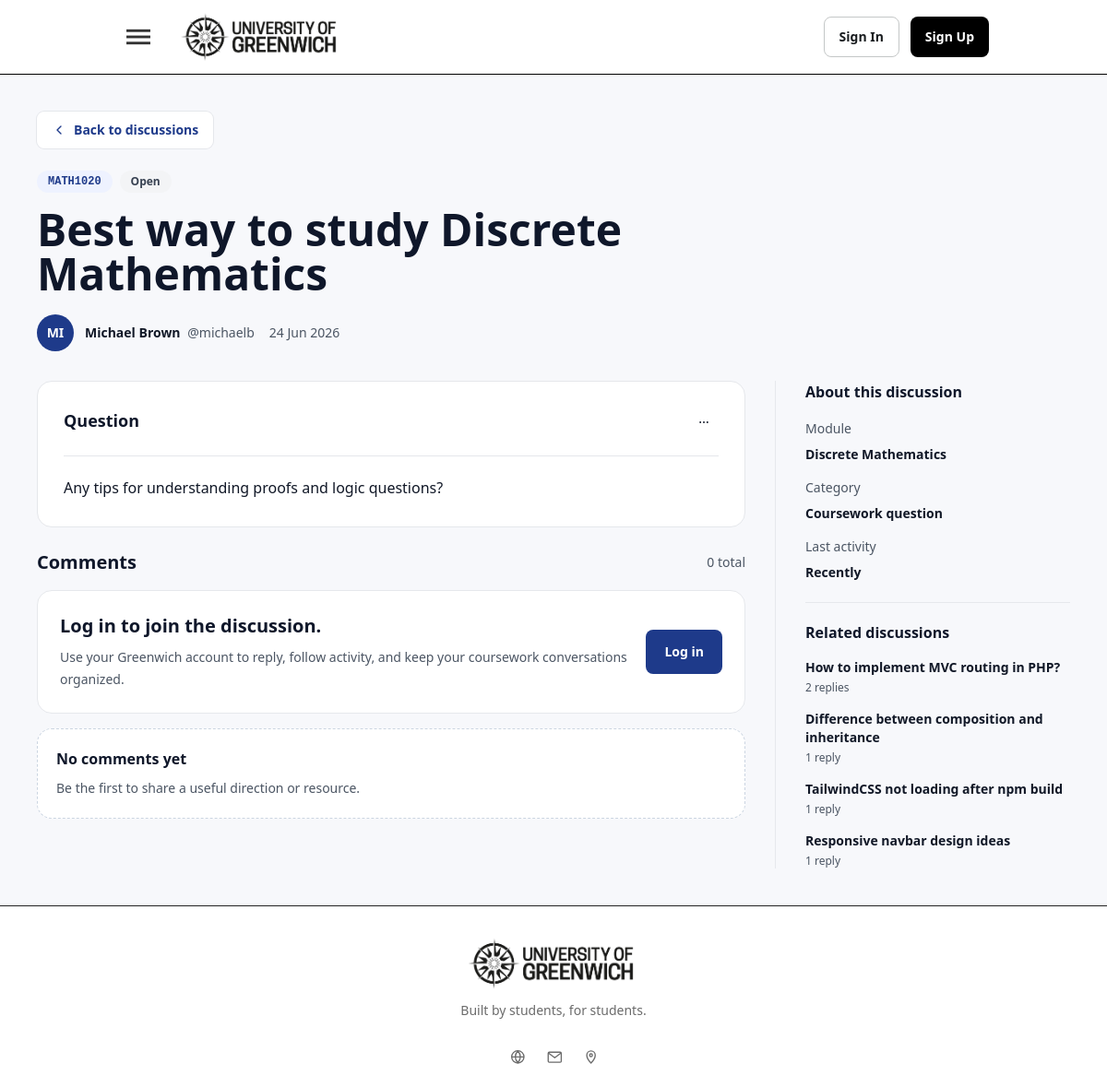
The page /discussions/4/best-way-to-study-discrete-mathematics on the database as committed earlier.
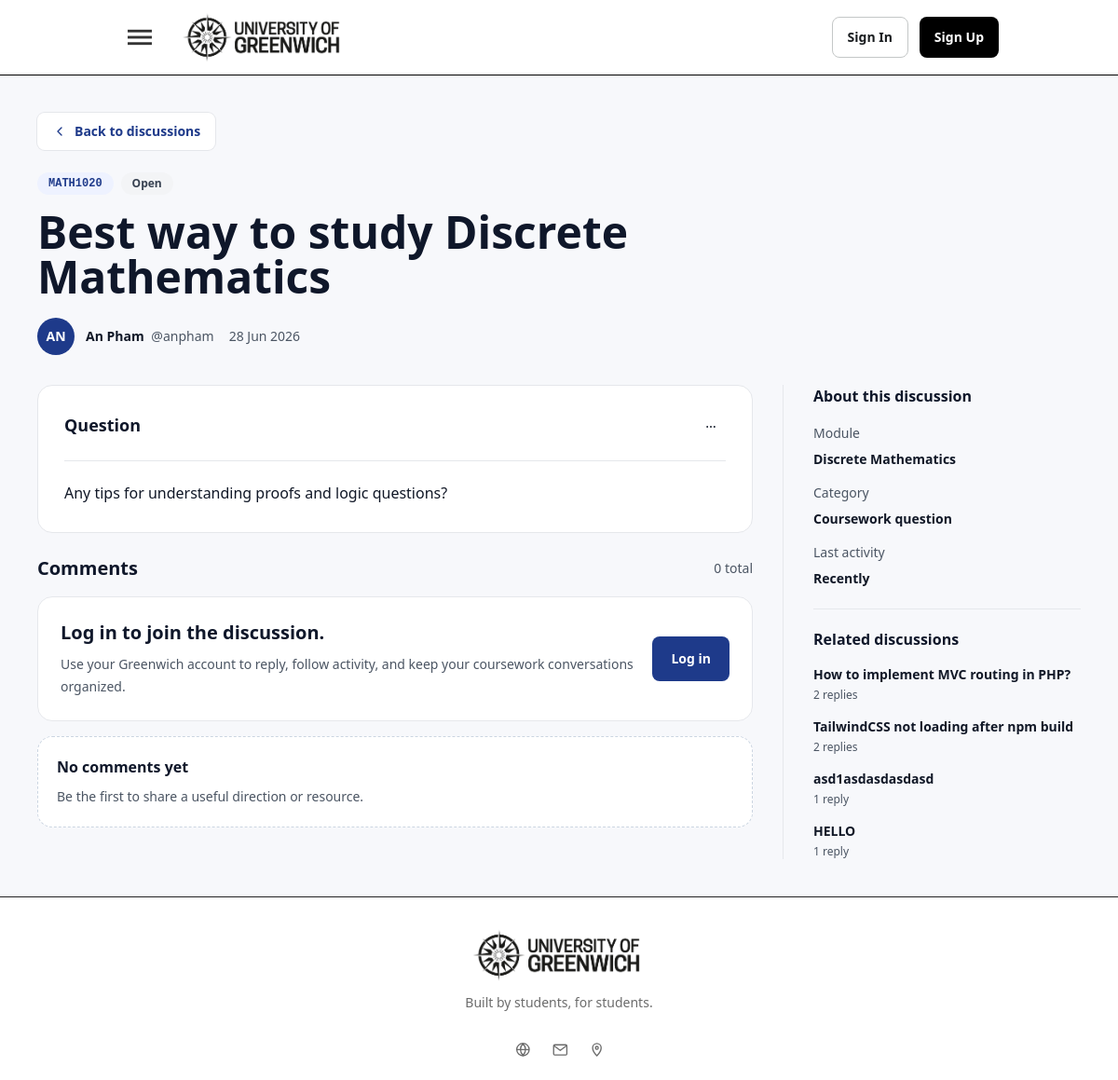
The same page on the database as committed later.
### tables this page shows
CREATE TABLE `posts` (
  `id` int(11) NOT NULL AUTO_INCREMENT,
  `title` varchar(255) NOT NULL,
  `slug` varchar(255) DEFAULT NULL,
  `content` text NOT NULL,
  `status` enum('open','solved') DEFAULT 'open',
  `view_count` int(11) NOT NULL DEFAULT 0,
  `user_id` int(11) NOT NULL,
  `module_id` int(11) NOT NULL,
  `created_at` timestamp NOT NULL DEFAULT current_timestamp(),
  `updated_at` timestamp NULL DEFAULT NULL,
  `deleted_at` timestamp NULL DEFAULT NULL,
  PRIMARY KEY (`id`),
  UNIQUE KEY `slug` (`slug`),
  KEY `fk_posts_user` (`user_id`),
  KEY `fk_posts_module` (`module_id`),
  CONSTRAINT `fk_posts_module` FOREIGN KEY (`module_id`) REFERENCES `modules` (`id`) ON DELETE CASCADE,
  CONSTRAINT `fk_posts_user` FOREIGN KEY (`user_id`) REFERENCES `users` (`id`) ON DELETE CASCADE
);

CREATE TABLE `users` (
  `id` int(11) NOT NULL AUTO_INCREMENT,
  `first_name` varchar(50) NOT NULL,
  `last_name` varchar(50) NOT NULL,
  `username` varchar(75) NOT NULL,
  `email` varchar(150) NOT NULL,
  `password` varchar(255) DEFAULT NULL,
  `avatar` varchar(255) DEFAULT NULL,
  `role` enum('student','tutor','admin') DEFAULT 'student',
  `created_at` timestamp NOT NULL DEFAULT current_timestamp(),
  `updated_at` timestamp NULL DEFAULT NULL,
  PRIMARY KEY (`id`),
  UNIQUE KEY `username` (`username`),
  UNIQUE KEY `email` (`email`)
);

CREATE TABLE `modules` (
  `id` int(11) NOT NULL AUTO_INCREMENT,
  `module_code` varchar(20) NOT NULL,
  `module_name` varchar(150) NOT NULL,
  `description` text DEFAULT NULL,
  `created_at` timestamp NOT NULL DEFAULT current_timestamp(),
  `updated_at` timestamp NULL DEFAULT NULL,
  PRIMARY KEY (`id`),
  UNIQUE KEY `module_code` (`module_code`)
);

### app/Views/discussions/show.php (the view, shortened to what the changed rows need)
<section class="box-border min-h-screen bg-[#F7F8FB] px-4 py-8 font-sans text-[#111827] sm:px-6 lg:px-10 lg:py-10">
    <div class="mx-auto flex max-w-[1180px] flex-col gap-8">
        <header class="max-w-4xl">
            <a href="<?= htmlspecialchars($discussion['back_url'], ENT_QUOTES, 'UTF-8') ?>"
                class="inline-flex min-h-10 items-center gap-2 rounded-lg bg-white px-4 text-sm font-semibold text-[#1E3A8A] ring-1 ring-[#E5E7EB] transition duration-200 hover:bg-[#EEF2FF] focus-visible:outline-2 focus-visible:outline-offset-2 focus-visible:outline-[#1E3A8A]">
                <svg viewBox="0 0 20 20" class="size-4 shrink-0" fill="none" aria-hidden="true">
                    <path d="M12.5 5 7.5 10l5 5" stroke="currentColor" stroke-width="1.7" stroke-linecap="round"
                        stroke-linejoin="round" />
                </svg>
                Back to discussions
            </a>
            <div class="mt-6 flex flex-wrap gap-2">
                <a href="<?= htmlspecialchars($discussion['module_url'], ENT_QUOTES, 'UTF-8') ?>"
                    class="inline-flex max-w-full items-center rounded-full bg-[#EEF2FF] px-3 py-1 font-mono text-xs font-semibold text-[#1E3A8A] transition duration-200 hover:bg-[#DBEAFE] focus-visible:outline-2 focus-visible:outline-offset-2 focus-visible:outline-[#1E3A8A]">
                    <span
                        class="truncate"><?= htmlspecialchars($discussion['module'], ENT_QUOTES, 'UTF-8') ?></span>
                </a>
                <span
                    class="inline-flex items-center gap-1 rounded-full px-3 py-1 text-xs font-semibold <?= $discussion['status_tone'] === 'green' ? 'bg-[#DCFCE7] text-[#166534]' : 'bg-[#F3F4F6] text-[#374151]' ?>">
                </span>
            </div>
            <h1 class="mt-4 text-3xl font-semibold text-[#0F172A] sm:text-5xl" dir="auto">
                <?= htmlspecialchars($discussion['title'], ENT_QUOTES, 'UTF-8') ?>
            </h1>
            <div class="mt-5 flex flex-wrap items-center gap-4 text-sm text-[#4B5563]">
                <span class="inline-flex min-w-0 items-center gap-3">
                    <?php if (!empty($discussion['avatar_url'])): ?>
                        <img src="<?= htmlspecialchars($discussion['avatar_url'], ENT_QUOTES, 'UTF-8') ?>"
                            alt="<?= htmlspecialchars($discussion['author'] . ' avatar', ENT_QUOTES, 'UTF-8') ?>"
                            class="size-10 shrink-0 rounded-full object-cover">
                    <?php else: ?>
                        <span
                            class="flex size-10 shrink-0 items-center justify-center rounded-full bg-[#1E3A8A] text-sm font-semibold text-white"
                            aria-hidden="true">
                            <?= htmlspecialchars($discussion['avatar'], ENT_QUOTES, 'UTF-8') ?>
                        </span>
                    <?php endif; ?>
                    <span class="min-w-0 ">
                        <span class="font-semibold text-[#111827]">
                            <?= htmlspecialchars($discussion['author'], ENT_QUOTES, 'UTF-8') ?>
                        </span>
                        <?php if (!empty($discussion['author_handle'])): ?>
                        <span
                            class="ml-1"><?= htmlspecialchars($discussion['author_handle'], ENT_QUOTES, 'UTF-8') ?></span>
                        <?php endif; ?>
                    </span>
                </span>
                <span><?= htmlspecialchars($discussion['created_at'], ENT_QUOTES, 'UTF-8') ?></span>
            </div>
        </header>
        <div class="grid gap-8 lg:grid-cols-[minmax(0,1fr)_320px]">
            <div class="flex min-w-0 flex-col gap-6">
                <article class="bg-white p-5 rounded-2xl sm:p-7 border border-gray-200"
                    aria-labelledby="question-content-heading">
                    <div class="flex justify-between pb-5 border-b border-gray-200">
                        <h2 id="question-content-heading" class="text-lg font-semibold text-[#0F172A]">Question</h2>
                    </div>
                    <div class="grid gap-4 pt-5 text-base leading-7 text-[#111827]">
                        <?php foreach ($discussion['content_segments'] as $contentSegment): ?>
                        <?php
                            $segmentType = $contentSegment['type'];
                            $segmentContent = $contentSegment['content'];
                        ?>
                        <?php if (trim((string) $segmentContent) !== ''): ?>
                        <?php if ($segmentType === 'code'): ?>
                        <pre class="overflow-x-auto rounded-xl bg-[#0F172A] px-4 py-3 text-sm leading-6 text-[#E5E7EB]"><code><?= htmlspecialchars($segmentContent, ENT_QUOTES, 'UTF-8') ?></code></pre>
                        <?php else: ?>
                        <p><?= htmlspecialchars($segmentContent, ENT_QUOTES, 'UTF-8') ?></p>
                        <?php endif; ?>
                        <?php endif; ?>
                        <?php endforeach; ?>
                    </div>
                </article>
                <section class="flex flex-col gap-4" id="replies" aria-labelledby="replies-heading">
                    <div class="flex items-center justify-between gap-3">
                        <h2 id="replies-heading" class="text-xl font-semibold text-[#0F172A]">Comments</h2>
                    </div>
                    <section id="reply-editor" class="rounded-2xl border border-[#e6e8ec] bg-white p-5 sm:p-6"
                        aria-labelledby="reply-editor-heading">
                        <?php if ($isLoggedIn): ?>
                        <h2 id="reply-editor-heading" class="text-lg font-semibold text-[#0F172A]">Add a comment</h2>
                        <?php if (!empty($replyErrors['general'])): ?>
                        <div class="mt-4 rounded-2xl border border-[#FECACA] bg-[#FEF2F2] py-3 text-sm leading-6 text-[#991B1B]"
                            role="alert">
                            <?= htmlspecialchars($replyErrors['general'], ENT_QUOTES, 'UTF-8') ?>
                        </div>
                        <?php endif; ?>
                        <form action="<?= BASE_URL ?>/discussions/reply" method="post" enctype="multipart/form-data"
                            class="mt-4 grid gap-3">
                            <input type="hidden" name="_csrf_token"
                                value="<?= htmlspecialchars($csrfToken, ENT_QUOTES, 'UTF-8') ?>">
                            <input type="hidden" name="post_id"
                                value="<?= htmlspecialchars($discussion['id'], ENT_QUOTES, 'UTF-8') ?>">
                            <input id="reply-parent-id" type="hidden" name="parent_reply_id" value="">
                            <input type="hidden" name="slug"
                                value="<?= htmlspecialchars($discussion['slug'], ENT_QUOTES, 'UTF-8') ?>">
                            <div id="reply-parent-preview"
                                class="hidden items-center justify-between gap-3 rounded-lg bg-[#EEF2FF] px-4 py-3 text-sm text-[#1E3A8A]"
                                data-reply-parent-preview>
                                <span class="font-semibold">Replying to @<span data-replying-to-username></span></span>
                                <button type="button"
                                    class="inline-flex min-h-8 items-center rounded-md px-2 text-sm font-semibold text-[#1E3A8A] transition duration-150 hover:bg-white focus-visible:outline-2 focus-visible:outline-offset-2 focus-visible:outline-[#1E3A8A]"
                                    data-clear-reply-target>
                                    Cancel
                                </button>
                            </div>
                            <?php
                                $contentInputType = 'comment';
                                $contentInputValue = (string) ($replyOld['content'] ?? '');
                                $contentInputErrors = $replyErrors;
                                require ROOT_PATH . '/app/Views/partials/content_input.php';
                            ?>
                        </form>
                        <?php else: ?>
                        <div class="grid gap-4 sm:grid-cols-[minmax(0,1fr)_auto] sm:items-center">
                            <div>
                                <h2 id="reply-editor-heading" class="text-xl font-semibold text-[#0F172A]">Log in to
                                    join
                                    the discussion.</h2>
                            </div>
                        </div>
                        <?php endif; ?>
                    </section>
                </section>
            </div>
            <aside class="flex flex-col border-[#e6e8ec] lg:sticky lg:top-28 lg:self-start lg:border-l lg:pl-8"
                aria-label="Discussion sidebar">
                <section class="border-b border-[#e6e8ec] pb-5" aria-labelledby="about-discussion-heading">
                    <h2 id="about-discussion-heading" class="text-base font-semibold text-[#0F172A]">About this
                        discussion</h2>
                    <dl class="mt-4 grid gap-3 text-sm leading-6">
                        <div>
                            <dt class="font-medium text-[#4B5563]">Module</dt>
                            <dd class="mt-1 font-semibold text-[#111827] ">
                                <?= htmlspecialchars($discussion['module_name'], ENT_QUOTES, 'UTF-8') ?>
                            </dd>
                        </div>
                    </dl>
                </section>
                <section class="pt-5" aria-labelledby="related-discussions-heading">
                    <h2 id="related-discussions-heading" class="text-base font-semibold text-[#0F172A]">Related
                        discussions</h2>
                    <div class="mt-4 grid gap-4">
                        <?php if (!empty($relatedDiscussions)): ?>
                        <?php foreach ($relatedDiscussions as $related): ?>
                        <a href="<?= htmlspecialchars($related['url'], ENT_QUOTES, 'UTF-8') ?>"
                            class="block rounded-md transition duration-200 hover:text-[#1E3A8A] focus-visible:outline-2 focus-visible:outline-offset-2 focus-visible:outline-[#1E3A8A]">
                            <span class="block text-sm font-semibold leading-5 text-[#111827] " dir="auto">
                                <?= htmlspecialchars($related['title'], ENT_QUOTES, 'UTF-8') ?>
                            </span>
                            <span class="mt-1 block text-xs font-medium text-[#4B5563]">
                                <?= htmlspecialchars($related['replies'], ENT_QUOTES, 'UTF-8') ?>
                                <?= $related['replies'] === 1 ? 'reply' : 'replies' ?>
                            </span>
                        </a>
                        <?php endforeach; ?>
                        <?php else: ?>
                        <p class="text-sm leading-6 text-[#4B5563]">Similar questions will appear as more
                            discussions
                            become active.</p>
                        <?php endif; ?>
                    </div>
                </section>
            </aside>
        </div>
    </div>
</section>

Rows that differ between the two databases and show on the page:
no longer on this page (row edited): posts: title "Difference between composition and inheritance", replies "1", shows "reply"
no longer on this page (row edited): posts: title "Responsive navbar design ideas", replies "1", shows "reply"
changed posts "Best way to study Discrete Mathematics": user.full_name "Michael Brown" → (not shown)
changed posts "TailwindCSS not loading after npm build": replies "1" → "2"; text "reply" → "replies"
added posts: title "asd1asdasdasdasd", replies "1", shows "reply"
added posts: title "HELLO", replies "1", shows "reply"
Other text that changed with them:
$discussion['avatar']: "MI" → "AN"
$discussion['author']: (not shown) → "An Pham"
$discussion['author_handle']: "@michaelb" → "@anpham"
$discussion['created_at']: "24 Jun 2026" → "28 Jun 2026"
